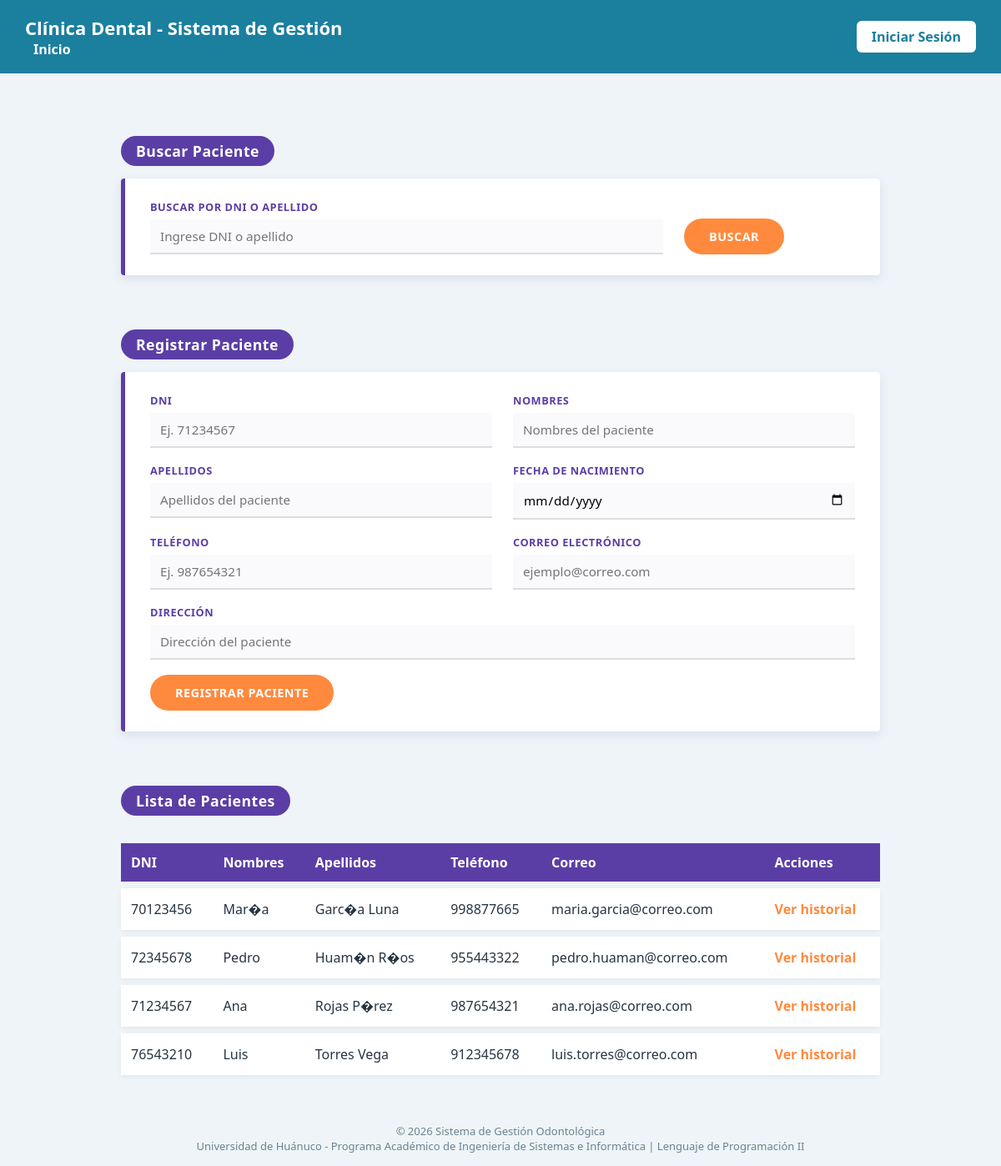
Page /vistas/pacientes.php on the committed database.
### tables this page shows
CREATE TABLE paciente (
    id_paciente INT AUTO_INCREMENT PRIMARY KEY,
    dni VARCHAR(8) NOT NULL UNIQUE,
    nombres VARCHAR(80) NOT NULL,
    apellidos VARCHAR(80) NOT NULL,
    telefono VARCHAR(20),
    correo VARCHAR(100),
    direccion VARCHAR(150),
    fecha_nacimiento DATE
);

### php/clases/paciente.php (called while the page is built, shortened)
<?php
require_once __DIR__ . '/../config/conexion.php';
class Paciente {
    private $conexion;
    public function __construct() {
        $con = new Conexion();
        $this->conexion = $con->conectar();
    }
    public function listarPacientes() {
        $sql = "SELECT * FROM paciente ORDER BY apellidos ASC";
        $stmt = $this->conexion->prepare($sql);
        $stmt->execute();
        return $stmt->fetchAll();
    }
}

### php/config/conexion.php (called while the page is built, shortened)
<?php
class Conexion {
    private $host = "localhost";
    private $nombre_bd = "clinica_dental";
    private $usuario = "root";
    private $password = "";
    private $charset = "utf8mb4";
    public function conectar() {
        $dsn = "mysql:host={$this->host};dbname={$this->nombre_bd};charset={$this->charset}";
        $opciones = [
            PDO::ATTR_ERRMODE            => PDO::ERRMODE_EXCEPTION,
            PDO::ATTR_DEFAULT_FETCH_MODE => PDO::FETCH_ASSOC,
            PDO::ATTR_EMULATE_PREPARES   => false,
        ];
        try {
            $this->pdo = new PDO($dsn, $this->usuario, $this->password, $opciones);
            return $this->pdo;
        } catch (PDOException $e) {
            die("Error de conexión a la base de datos: " . $e->getMessage());
        }
    }
}

### vistas/pacientes.php (the view, shortened to what this page needs)
<?php
require_once '../php/clases/paciente.php';
$paciente = new Paciente();
$criterioBusqueda = isset($_GET['criterio']) ? trim($_GET['criterio']) : '';
if ($criterioBusqueda !== '') {
    $listaPacientes = $paciente->buscarPaciente($criterioBusqueda);
} else {
    $listaPacientes = $paciente->listarPacientes();
}
?>
<!DOCTYPE html>
<html lang="es">
<head>
    <link rel="stylesheet" href="../css/base.css">
    <link rel="stylesheet" href="../css/pacientes.css">
</head>
<body>
    <?php include 'incluir/header.php'; ?>
    <main>
        <h2>Buscar Paciente</h2>
        <form action="../php/procesar/procesar_paciente.php" method="GET" style="grid-template-columns: 3fr 1fr;">
            <div>
                <label for="criterio">Buscar por DNI o Apellido</label>
                <input type="text" id="criterio" name="criterio" placeholder="Ingrese DNI o apellido" value="<?php echo htmlspecialchars($criterioBusqueda); ?>">
            </div>
            <button type="submit" style="grid-column:auto; align-self:end;">Buscar</button>
        </form>
        <h2>Registrar Paciente</h2>
        <form action="../php/procesar/procesar_paciente.php" method="POST" onsubmit="return confirm('¿Confirmas que los datos del paciente son correctos?');">
            <div>
                <label for="dni">DNI</label>
                <input type="text" id="dni" name="dni" maxlength="8" placeholder="Ej. 71234567" required
                       pattern="[0-9]{8}" inputmode="numeric" title="Debe contener exactamente 8 números"
                       oninput="this.value = this.value.replace(/[^0-9]/g, '').slice(0, 8);">
            </div>
            <div>
                <label for="nombres">Nombres</label>
                <input type="text" id="nombres" name="nombres" placeholder="Nombres del paciente" required
                       pattern="[A-Za-zÁÉÍÓÚáéíóúÑñ\s]+" title="Solo se permiten letras y espacios"
                       oninput="this.value = this.value.replace(/[^A-Za-zÁÉÍÓÚáéíóúÑñ\s]/g, '');">
            </div>
            <div>
                <label for="apellidos">Apellidos</label>
                <input type="text" id="apellidos" name="apellidos" placeholder="Apellidos del paciente" required
                       pattern="[A-Za-zÁÉÍÓÚáéíóúÑñ\s]+" title="Solo se permiten letras y espacios"
                       oninput="this.value = this.value.replace(/[^A-Za-zÁÉÍÓÚáéíóúÑñ\s]/g, '');">
            </div>
            <div>
                <label for="fecha_nacimiento">Fecha de nacimiento</label>
                <input type="date" id="fecha_nacimiento" name="fecha_nacimiento"
                       min="1920-01-01" max="<?php echo date('Y-m-d'); ?>">
            </div>
            <div>
                <label for="telefono">Teléfono</label>
                <input type="tel" id="telefono" name="telefono" placeholder="Ej. 987654321"
                       maxlength="9" pattern="9[0-9]{8}" inputmode="numeric"
                       title="Debe empezar con 9 y tener 9 dígitos en total"
                       oninput="this.value = this.value.replace(/[^0-9]/g, '').slice(0, 9);">
            </div>
            <div>
                <label for="correo">Correo electrónico</label>
                <input type="email" id="correo" name="correo" placeholder="ejemplo@correo.com">
            </div>
            <div class="campo-completo">
                <label for="direccion">Dirección</label>
                <input type="text" id="direccion" name="direccion" placeholder="Dirección del paciente">
            </div>
            <button type="submit">Registrar Paciente</button>
        </form>
        <h2>Lista de Pacientes</h2>
        <table>
            <thead>
                <tr>
                    <th>DNI</th>
                    <th>Nombres</th>
                    <th>Apellidos</th>
                    <th>Teléfono</th>
                    <th>Correo</th>
                    <th>Acciones</th>
                </tr>
            </thead>
            <tbody>
                <?php if (count($listaPacientes) === 0): ?>
                    <tr>
                        <td colspan="6">No se encontraron pacientes.</td>
                    </tr>
                <?php else: ?>
                    <?php foreach ($listaPacientes as $p): ?>
                        <tr>
                            <td data-label="DNI"><?php echo htmlspecialchars($p['dni']); ?></td>
                            <td data-label="Nombres"><?php echo htmlspecialchars($p['nombres']); ?></td>
                            <td data-label="Apellidos"><?php echo htmlspecialchars($p['apellidos']); ?></td>
                            <td data-label="Teléfono"><?php echo htmlspecialchars($p['telefono']); ?></td>
                            <td data-label="Correo"><?php echo htmlspecialchars($p['correo']); ?></td>
                            <td data-label="Acciones">
                                <a href="historial.php?id_paciente=<?php echo $p['id_paciente']; ?>">Ver historial</a>
                            </td>
                        </tr>
                    <?php endforeach; ?>
                <?php endif; ?>
            </tbody>
        </table>
    </main>
    <?php include 'incluir/footer.php'; ?>
</body>
</html>

### css/base.css (style rules this page uses)
* { margin: 0; padding: 0; box-sizing: border-box; font-family: 'Segoe UI', Arial, sans-serif; }
body { background-color: #eef4f7; color: #263544; }

### css/pacientes.css (style rules this page uses)
main { max-width: 950px; margin: 35px auto; padding: 0 20px; font-family: 'Segoe UI', Tahoma, sans-serif; }
main h2 { display: inline-block; background-color: #5b3ea5; color: white; padding: 6px 18px; border-radius: 20px; font-size: 1.1rem; margin-top: 40px; margin-bottom: 15px; letter-spacing: 0.5px; }
main form { display: grid; grid-template-columns: 1fr 1fr; gap: 18px 25px; background-color: #ffffff; border: none; border-left: 5px solid #5b3ea5; border-radius: 4px; padding: 25px 30px; margin-bottom: 25px; box-shadow: 0 4px 12px rgba(91, 62, 165, 0.12); }
.campo-completo { grid-column: 1 / -1; }
main form div { display: flex; flex-direction: column; }
main form label { font-weight: 700; color: #5b3ea5; margin-bottom: 6px; font-size: 0.8rem; text-transform: uppercase; letter-spacing: 0.5px; }
main form input { padding: 10px 12px; border: none; border-bottom: 2px solid #ddd; border-radius: 0; font-size: 0.95rem; background-color: #faf9fc; transition: border-color 0.2s ease, background-color 0.2s ease; }
main form button { grid-column: 1 / -1; justify-self: start; background-color: #ff8a3d; color: white; border: none; padding: 12px 30px; border-radius: 30px; font-size: 0.9rem; font-weight: 700; text-transform: uppercase; letter-spacing: 0.5px; cursor: pointer; transition: transform 0.15s ease, background-color 0.2s ease; }
main table { width: 100%; border-collapse: separate; border-spacing: 0 8px; margin-top: 10px; }
main table thead { display: none; }
main table tbody tr { background-color: #ffffff; box-shadow: 0 2px 6px rgba(0, 0, 0, 0.06); border-radius: 6px; }
main table td { padding: 14px 12px; position: relative; }
main table td::before { content: attr(data-label); display: block; font-size: 0.7rem; font-weight: 700; color: #5b3ea5; text-transform: uppercase; margin-bottom: 2px; }
main table a { color: #ff8a3d; font-weight: 700; text-decoration: none; }
@media (min-width: 700px) { main table thead { display: table-header-group; } }
@media (min-width: 700px) { main table thead th { background-color: #5b3ea5; color: white; padding: 12px; text-align: left; } }
@media (min-width: 700px) { main table td::before { display: none; } }

### rows in the picture
paciente: dni "70123456", nombres "Mar�a", apellidos "Garc�a Luna", telefono "998877665", correo "maria.garcia@correo.com"
paciente: dni "72345678", nombres "Pedro", apellidos "Huam�n R�os", telefono "955443322", correo "pedro.huaman@correo.com"
paciente: dni "71234567", nombres "Ana", apellidos "Rojas P�rez", telefono "987654321", correo "ana.rojas@correo.com"
paciente: dni "76543210", nombres "Luis", apellidos "Torres Vega", telefono "912345678", correo "luis.torres@correo.com"
